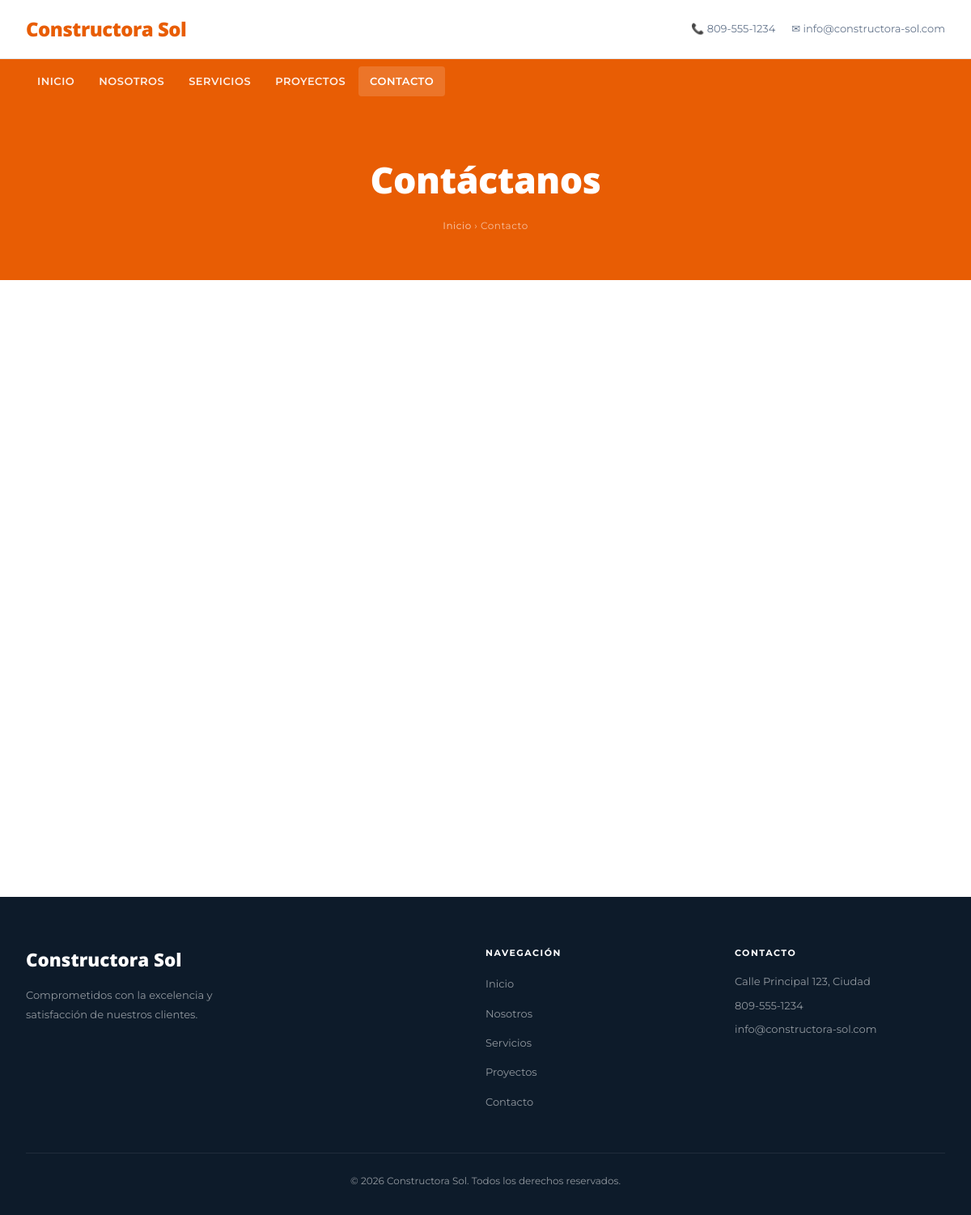
The app's page /s/constructora-sol/contacto/ with its own data.
### tables this page shows
CREATE TABLE sitios (
            id           INTEGER PRIMARY KEY AUTOINCREMENT,
            usuario_id   INTEGER NOT NULL REFERENCES usuarios(id) ON DELETE CASCADE,
            plantilla_id INTEGER NOT NULL REFERENCES plantillas(id),
            slug         TEXT    UNIQUE NOT NULL,
            nombre       TEXT    NOT NULL,
            activo       INTEGER DEFAULT 1,
            created_at   TEXT    DEFAULT (datetime('now'))
        );

CREATE TABLE configuracion_sitio (
            id       INTEGER PRIMARY KEY AUTOINCREMENT,
            sitio_id INTEGER NOT NULL REFERENCES sitios(id) ON DELETE CASCADE,
            clave    TEXT    NOT NULL,
            valor    TEXT    NOT NULL DEFAULT '',
            UNIQUE(sitio_id, clave)
        );

### app.py (the view)
@app.route('/s/<slug>/<pagina>/')
@app.route('/s/<slug>/<pagina>')
def ver_pagina(slug, pagina):
    sitio = obtener_sitio_por_slug(slug)
    if not sitio or sitio['plantilla_tipo'] != 'web5' or pagina not in _PAGINAS_WEB5:
        abort(404)
    ctx = _contexto_sitio(sitio)
    return render_template(
        f'sites/empresa/{pagina}.html',
        sitio=sitio, pagina_activa=pagina, **ctx
    )

### app.py (called while the page is built)
def _contexto_sitio(sitio):
    sid = sitio['id']
    return {
        'config':   get_config_sitio(sid),
        'secciones': {
            'servicios': get_secciones_contenido(sid, 'servicios'),
            'proyectos': get_secciones_contenido(sid, 'proyectos'),
            'equipo':    get_secciones_contenido(sid, 'equipo'),
        },
    }

### db.py (called while the page is built)
def get_db():
    conn = sqlite3.connect(DB_PATH)
    conn.row_factory = sqlite3.Row
    conn.execute("PRAGMA journal_mode=WAL")
    return conn

def obtener_sitio_por_slug(slug: str):
    conn = get_db()
    row = conn.execute("""
        SELECT s.*, p.nombre AS plantilla_nombre, p.clave AS plantilla_clave, p.tipo AS plantilla_tipo
        FROM sitios s
        JOIN plantillas p ON p.id = s.plantilla_id
        WHERE s.slug = ? AND s.activo = 1
    """, (slug,)).fetchone()
    conn.close()
    return row

def get_config_sitio(sitio_id: int) -> dict:
    conn = get_db()
    rows = conn.execute(
        "SELECT clave, valor FROM configuracion_sitio WHERE sitio_id = ?", (sitio_id,)
    ).fetchall()
    conn.close()
    return {r['clave']: r['valor'] for r in rows}

def get_secciones_contenido(sitio_id: int, seccion: str) -> list:
    import json
    conn = get_db()
    rows = conn.execute(
        "SELECT datos FROM secciones_contenido WHERE sitio_id = ? AND seccion = ? ORDER BY orden",
        (sitio_id, seccion)
    ).fetchall()
    conn.close()
    result = []
    for r in rows:
        try:
            result.append(json.loads(r['datos']))
        except Exception:
            result.append({})
    return result

### templates/sites/empresa/contacto.html (shortened to what this page needs)
{% extends "sites/empresa/base.html" %}
{% block content %}
<section class="page-banner">
  <div class="container">
    <h1>{{ config.get('contacto_titulo_pagina', 'Contáctanos') }}</h1>
    <nav class="breadcrumb">
      <a href="/s/{{ sitio.slug }}/">Inicio</a>
      <span>›</span>
      <span>Contacto</span>
    </nav>
  </div>
</section>
<section style="padding:80px 0;">
  <div class="container">
    <div class="contact-layout">
        {% set ig = config.get('social_instagram') %}
        {% set fb = config.get('social_facebook') %}
        {% set wa = config.get('social_whatsapp') %}
    </div>
  </div>
</section>
{% endblock %}

### templates/sites/empresa/base.html (shortened to what this page needs)
<!DOCTYPE html>
<html lang="es">
<head>
  <link href="{{ url_for('static', filename='sites/empresa/style.css') }}" rel="stylesheet"/>
</head>
<body>
<header class="site-header" id="site-header">
  <div class="container">
    <a class="header-brand" href="{{ url_for('ver_sitio', slug=sitio.slug) }}">
      {% if config.get('logo_url') %}
        <img src="{{ config.get('logo_url') }}" alt="Logo {{ sitio.nombre }}"
             style="max-height:44px;width:auto;"/>
      {% else %}
        {{ sitio.nombre }}
      {% endif %}
    </a>
    <div class="header-contact">
      {% if config.get('contacto_telefono') %}
        <span>📞 {{ config.get('contacto_telefono') }}</span>
      {% endif %}
      {% if config.get('contacto_email') %}
        <span>✉ {{ config.get('contacto_email') }}</span>
      {% endif %}
    </div>
  </div>
</header>
<nav class="navbar" id="navbar">
  <div class="container">
    <ul class="nav-list">
      {% set base = '/s/' + sitio.slug %}
      <li><a class="nav-link {% if pagina_activa=='inicio' %}active{% endif %}"
             href="{{ base }}/">Inicio</a></li>
      <li><a class="nav-link {% if pagina_activa=='nosotros' %}active{% endif %}"
             href="{{ base }}/nosotros/">Nosotros</a></li>
      <li><a class="nav-link {% if pagina_activa=='servicios' %}active{% endif %}"
             href="{{ base }}/servicios/">Servicios</a></li>
      <li><a class="nav-link {% if pagina_activa=='proyectos' %}active{% endif %}"
             href="{{ base }}/proyectos/">Proyectos</a></li>
      <li><a class="nav-link {% if pagina_activa=='contacto' %}active{% endif %}"
             href="{{ base }}/contacto/">Contacto</a></li>
    </ul>
  </div>
</nav>
{% block content %}{% endblock %}
<footer class="site-footer">
  <div class="container">
    <div class="footer-inner">
      <div class="footer-brand-col">
        <p class="footer-brand">{{ sitio.nombre }}</p>
        <p class="footer-desc">{{ config.get('footer_descripcion', 'Comprometidos con la excelencia y satisfacción de nuestros clientes.') }}</p>
      </div>
      <div class="footer-nav">
        <h4>Navegación</h4>
        <ul>
          {% set base = '/s/' + sitio.slug %}
          <li><a href="{{ base }}/">Inicio</a></li>
          <li><a href="{{ base }}/nosotros/">Nosotros</a></li>
          <li><a href="{{ base }}/servicios/">Servicios</a></li>
          <li><a href="{{ base }}/proyectos/">Proyectos</a></li>
          <li><a href="{{ base }}/contacto/">Contacto</a></li>
        </ul>
      </div>
      <div class="footer-contact-col">
        <h4>Contacto</h4>
        {% if config.get('contacto_direccion') %}<p>{{ config.get('contacto_direccion') }}</p>{% endif %}
        {% if config.get('contacto_telefono') %}<p>{{ config.get('contacto_telefono') }}</p>{% endif %}
        {% if config.get('contacto_email') %}<p>{{ config.get('contacto_email') }}</p>{% endif %}
      </div>
    </div>
    <div class="footer-bottom">
      <p>© <span id="current-year"></span> {{ sitio.nombre }}. Todos los derechos reservados.</p>
    </div>
  </div>
</footer>
</body>
</html>

### static/sites/empresa/style.css (style rules this page uses)
:root { --c-primary: #0bb180; --c-accent: #A90707; --c-light: #3B5998; --c-dark: #0d1b2a; --c-text: #2d3748; --c-muted: #64748b; --c-bg: #f8fafc; --c-border: #e2e8f0; --c-white: #ffffff; --f-heading: 'Open Sans', sans-serif; --f-body: 'Montserrat', sans-serif; --radius: 8px; --radius-lg: 16px; --shadow: 0 4px 16px rgba(0,0,0,0.10); --shadow-lg: 0 12px 40px rgba(0,0,0,0.14); --ease: cubic-bezier(0.4,0,0.2,1); --container: 1200px; }
*,*::before,*::after { box-sizing:border-box;margin:0;padding:0 }
html { scroll-behavior:smooth }
body { font-family:var(--f-body);color:var(--c-text);background:var(--c-white);line-height:1.65;-webkit-font-smoothing:antialiased }
a { color:inherit;text-decoration:none }
.container { max-width:var(--container);margin:0 auto;padding:0 clamp(16px,4vw,32px) }
.site-header { background:var(--c-white);border-bottom:1px solid var(--c-border);padding:16px 0;position:relative;z-index:100 }
.site-header .container { display:flex;align-items:center;justify-content:space-between;flex-wrap:wrap;gap:12px }
.header-brand { font-family:var(--f-heading);font-size:1.5rem;font-weight:800;color:var(--c-primary);letter-spacing:-0.5px }
.header-contact { display:flex;gap:20px;font-size:13px;color:var(--c-muted) }
.header-contact span { display:flex;align-items:center;gap:6px }
.navbar { background:var(--c-primary);position:sticky;top:0;z-index:200;width:100% }
.navbar .container { display:flex;align-items:center;justify-content:space-between;height:56px }
.nav-list { display:flex;list-style:none;gap:2px }
.nav-list li { display:inline-block }
.nav-list a { display:block;padding:8px 14px;color:rgba(255,255,255,0.9);font-size:13px;font-weight:600;text-transform:uppercase;letter-spacing:0.5px;transition:background 0.2s var(--ease);border-radius:4px }
.nav-list a:hover,.nav-list a.active { background:rgba(255,255,255,0.15);color:#fff }
section { padding:clamp(60px,10vw,96px) 0 }
.site-footer { background:var(--c-dark);color:rgba(255,255,255,0.55);padding:60px 0 32px }
.footer-inner { display:grid;grid-template-columns:2fr 1fr 1fr;gap:48px;margin-bottom:40px }
.footer-brand { font-family:var(--f-heading);font-size:1.4rem;font-weight:800;color:#fff;margin-bottom:12px }
.footer-desc { font-size:13px;line-height:1.85;max-width:280px }
.footer-nav h4,.footer-contact-col h4 { color:#fff;font-size:11px;font-weight:700;text-transform:uppercase;letter-spacing:1.5px;margin-bottom:16px }
.footer-nav ul { list-style:none }
.footer-nav li { margin-bottom:10px }
.footer-nav a { color:rgba(255,255,255,0.55);font-size:13px;transition:color 0.2s }
.footer-contact-col p { font-size:13px;margin-bottom:8px }
.footer-bottom { padding-top:24px;border-top:1px solid rgba(255,255,255,0.08);text-align:center;font-size:12px }
.page-banner { background: var(--c-primary); padding: 56px 0 48px; text-align: center; color: #fff; }
.page-banner .breadcrumb { font-size: 12px; color: rgba(255,255,255,0.6); margin-bottom: 10px; letter-spacing: 0.5px; }
.page-banner .breadcrumb a { color: rgba(255,255,255,0.7); }
.page-banner h1 { font-family: var(--f-heading); font-size: clamp(1.8rem,4vw,2.8rem); font-weight: 800; color: #fff; margin-bottom: 10px; letter-spacing: -0.5px; }
.contact-layout { display: grid; grid-template-columns: 1fr 1fr; gap: 64px; align-items: start; }

### records on screen
sitios: nombre "Constructora Sol"
configuracion_sitio: get "809-555-1234"
configuracion_sitio: get "info@constructora-sol.com"
configuracion_sitio: get "Contáctanos"
configuracion_sitio: get "Comprometidos con la excelencia y satisfacción de nuestros clientes."
configuracion_sitio: get "Calle Principal 123, Ciudad"
